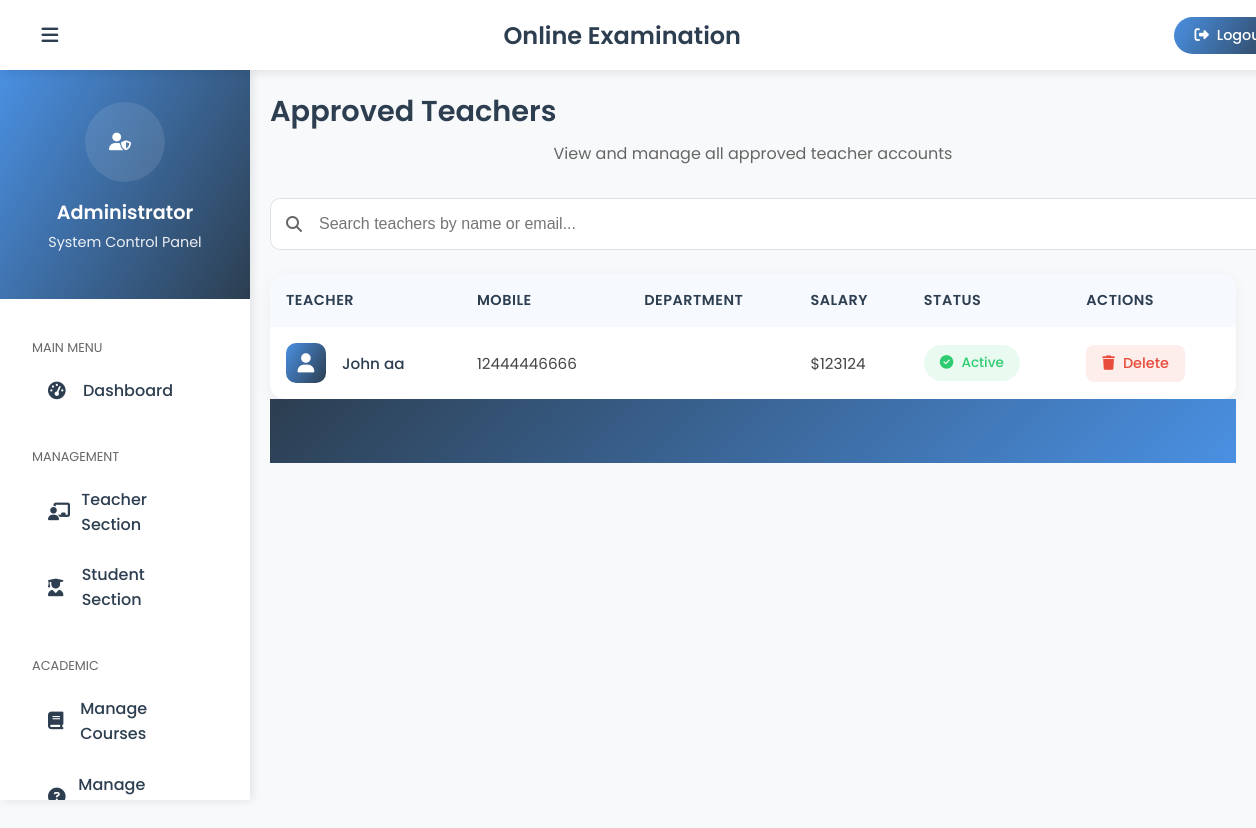
The app's page /admin-view-teacher (signed in) with its own data.
### teacher/models.py (models this page shows, shortened)
class Teacher(models.Model):
    user=models.OneToOneField(User,on_delete=models.CASCADE)  # Links to Django's built-in User model
    profile_pic= models.ImageField(upload_to='profile_pic/Teacher/',null=True,blank=True)  # Stores teacher's profile picture
    address = models.CharField(max_length=40)
    mobile = models.CharField(max_length=20,null=False)
    status= models.BooleanField(default=False)  # Tracks if teacher is approved by admin
    salary=models.PositiveIntegerField(null=True)  # Teacher's salary set by admin
    @property
    def get_name(self):
        return self.user.first_name+" "+self.user.last_name  # Returns teacher's full name

### exam/views.py (the view)
# urls.py: path('admin-view-teacher', views.admin_view_teacher_view,name='admin-view-teacher'),
@login_required(login_url='adminlogin')
def admin_view_teacher_view(request):
    teachers= teacher_models.Teacher.objects.all().filter(status=True)
    return render(request,'exam/admin_view_teacher.html',{'teachers':teachers})

### templates/exam/admin_view_teacher.html (shortened to what this page needs)
{% extends 'exam/adminbase.html' %}
{% block content %}
<div class="page-header">
  <h1 class="page-title">Approved Teachers</h1>
  <p class="page-subtitle">View and manage all approved teacher accounts</p>
</div>
<div class="search-bar">
  <i class="fas fa-search search-icon"></i>
  <input type="text" class="search-input" placeholder="Search teachers by name or email..." id="teacherSearch">
</div>
<div class="teacher-list">
  <table>
    <thead>
      <tr>
        <th>Teacher</th>
        <th>Mobile</th>
        <th>Department</th>
        <th>Salary</th>
        <th>Status</th>
        <th>Actions</th>
      </tr>
    </thead>
    <tbody>
      {% if teachers %}
        {% for t in teachers %}
        <tr>
          <td>
            <div class="teacher-info">
              <div class="teacher-avatar">
                <i class="fas fa-user"></i>
              </div>
              <div>
                <h4 class="teacher-name">{{t.get_name}}</h4>
              </div>
            </div>
          </td>
          <td>{{t.mobile}}</td>
          <td>{{t.department}}</td>
          <td>${{t.salary}}</td>
          <td>
            <span class="status-badge status-active">
              <i class="fas fa-check-circle"></i>
              Active
            </span>
          </td>
          <td>
            <a href="{% url 'delete-teacher' t.id %}" class="action-btn btn-delete" onclick="return confirm('Are you sure you want to delete this teacher?')">
              <i class="fas fa-trash"></i>
              Delete
            </a>
          </td>
        </tr>
        {% endfor %}
      {% endif %}
    </tbody>
  </table>
</div>
{% endblock content %}

### templates/exam/adminbase.html (style rules this page uses)
:root { --primary-color: #4a90e2; --primary-rgb: 74, 144, 226; --secondary-color: #2c3e50; --accent-color: #e74c3c; --success-color: #2ecc71; --warning-color: #f1c40f; --text-color: #333; --light-bg: #f8f9fa; }
body { margin: 0; padding: 0; font-family: 'Poppins', sans-serif; background-color: var(--light-bg); }

### templates/exam/admin_view_teacher.html (style rules this page uses)
.teacher-list { background: white; border-radius: 15px; box-shadow: 0 4px 15px rgba(0, 0, 0, 0.05); overflow: hidden; }
.page-header { margin-bottom: 2rem; }
.page-title { font-size: 1.8rem; font-weight: 600; color: var(--secondary-color); margin: 0 0 0.5rem; }
.page-subtitle { font-size: 1rem; color: #666; margin: 0; }
.search-bar { margin-bottom: 1.5rem; position: relative; }
.search-input { width: 100%; padding: 1rem 1rem 1rem 3rem; border: 1px solid #e0e0e0; border-radius: 10px; font-size: 1rem; transition: all 0.3s ease; }
.search-icon { position: absolute; left: 1rem; top: 50%; transform: translateY(-50%); color: #666; }
table { width: 100%; border-collapse: separate; border-spacing: 0; }
th { background: rgba(var(--primary-rgb), 0.05); color: var(--secondary-color); font-weight: 600; text-align: left; padding: 1rem; font-size: 0.9rem; text-transform: uppercase; letter-spacing: 0.5px; }
td { padding: 1rem; border-bottom: 1px solid #f0f0f0; color: #444; font-size: 0.95rem; }
tr:last-child td { border-bottom: none; }
.teacher-info { display: flex; align-items: center; gap: 1rem; }
.teacher-avatar { width: 40px; height: 40px; border-radius: 10px; background: linear-gradient(120deg, var(--primary-color), var(--secondary-color)); display: flex; align-items: center; justify-content: center; color: white; font-size: 1.2rem; }
.teacher-name { font-weight: 500; color: var(--secondary-color); margin: 0; }
.status-badge { display: inline-flex; align-items: center; gap: 0.5rem; padding: 0.5rem 1rem; border-radius: 50px; font-size: 0.85rem; font-weight: 500; }
.status-active { background: rgba(46, 204, 113, 0.1); color: #2ecc71; }
.action-btn { padding: 0.5rem 1rem; border-radius: 8px; font-size: 0.9rem; font-weight: 500; text-decoration: none; transition: all 0.3s ease; display: inline-flex; align-items: center; gap: 0.5rem; }
.btn-delete { background: rgba(231, 76, 60, 0.1); color: #e74c3c; }

### templates/exam/footer.html (style rules this page uses)
p { text-align: center; }

### records on screen
Teacher: get_name "John aa", mobile "12444446666", salary "123124"
